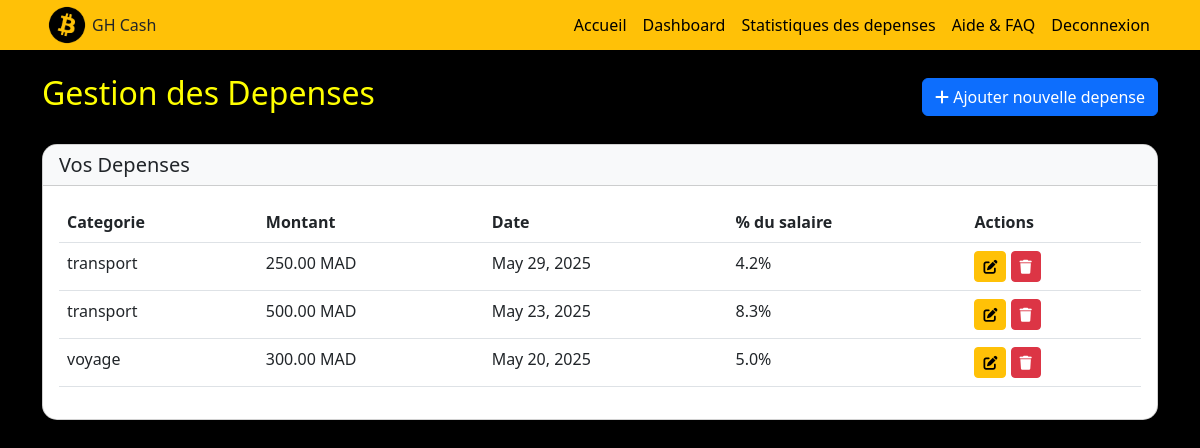
The page /login/depenses.php (signed in) on the database its author committed.
### tables this page shows
CREATE TABLE `depenses` (
  `id_depense` int(11) NOT NULL,
  `id_user` int(11) NOT NULL,
  `categorie` varchar(50) NOT NULL,
  `montant` decimal(10,2) NOT NULL,
  `date_transaction` date NOT NULL
);

### login/depensesCode.php (called while the page is built, shortened)
<?php
$conn = mysqli_connect("localhost", "root", "", "pfe");
$user_id = $_SESSION['user_id'];
$user_query = "SELECT * FROM users WHERE id_user = $user_id";
$user_result = mysqli_query($conn, $user_query);
$user = mysqli_fetch_assoc($user_result);
$expenses_query = "SELECT *, (montant / {$user['salaire_user']}) * 100 as percentage
                  FROM depenses
                  WHERE id_user = $user_id
                  ORDER BY date_transaction DESC";
$expenses_result = mysqli_query($conn, $expenses_query);
$expenses = [];
while ($row = mysqli_fetch_assoc($expenses_result)) {
    $expenses[] = $row;
}
?>

### login/depenses.php (the view, shortened to what this page needs)
<?php
require_once 'depensesCode.php';
?>
<!DOCTYPE html>
<html lang="en">
<head>
    <link href="https://cdn.jsdelivr.net/npm/bootstrap@5.3.0/dist/css/bootstrap.min.css" rel="stylesheet">
    <link rel="stylesheet" href="https://cdnjs.cloudflare.com/ajax/libs/font-awesome/6.0.0/css/all.min.css">
    <link rel="stylesheet" href="../css/styles.css">
</head>
<body>
    <nav class="navbar navbar-expand-lg navbar-warning bg-warning">
        <div class="container">
            <div class="logo">
                <img src="../img/btc.png" alt="Image">
                GH Cash
            </div>
            <ul class="navbar-nav">
                <li class="nav-item"><a class="nav-link" href="../index.php">Accueil</a></li>
                <li class="nav-item"><a class="nav-link" href="dashboard.php">Dashboard</a></li>
                <li class="nav-item"><a class="nav-link" href="stats.php">Statistiques des depenses</a></li>
                <li class="nav-item"><a class="nav-link" href="help.php">Aide & FAQ</a></li>
                <li class="nav-item"><a class="nav-link" href="logout.php">Deconnexion</a></li>
            </ul>
        </div>
    </nav>
    <div class="container mt-4">
        <div class="d-flex justify-content-between align-items-center mb-4">
            <h2>Gestion des Depenses</h2>
            <a href="depenses.php?action=new" class="btn btn-primary">
                <i class="fas fa-plus"></i> Ajouter nouvelle depense
            </a>
        </div>
        <div class="card">
            <div class="card-header">
                <h5 class="mb-0">Vos Depenses</h5>
            </div>
            <div class="card-body">
                <?php if (empty($expenses)): ?>
                    <p class="text-muted">Accune depense enregistrée pour le moment.</p>
                <?php else: ?>
                    <div class="table-responsive">
                        <table class="table table-hover">
                            <thead>
                                <tr>
                                    <th>Categorie</th>
                                    <th>Montant</th>
                                    <th>Date</th>
                                    <th>% du salaire</th>
                                    <th>Actions</th>
                                </tr>
                            </thead>
                            <tbody>
                                <?php foreach ($expenses as $expense): ?>
                                    <tr>
                                        <td><?php echo htmlspecialchars($expense['categorie']); ?></td>
                                        <td><?php echo number_format($expense['montant'], 2); ?> MAD</td>
                                        <td><?php echo date('M d, Y', strtotime($expense['date_transaction'])); ?></td>
                                        <td><?php echo number_format($expense['percentage'], 1); ?>%</td>
                                        <td>
                                            <a href="depenses.php?action=edit&id=<?php echo (int)$expense['id_depense']; ?>"
                                               class="btn btn-sm btn-warning">
                                                <i class="fas fa-edit"></i>
                                            </a>
                                            <a href="depensesCode.php?action=delete&id=<?php echo (int)$expense['id_depense']; ?>"
                                               class="btn btn-sm btn-danger">
                                                <i class="fas fa-trash"></i>
                                            </a>
                                        </td>
                                    </tr>
                                <?php endforeach; ?>
                            </tbody>
                        </table>
                    </div>
                <?php endif; ?>
            </div>
        </div>
    </div>
</body>
</html>

### css/styles.css (style rules this page uses)
.logo { display: flex; align-items: center; }
.logo img { height: 40px; margin: 5px; }
.navbar { padding: 0 1rem; margin: 0; border-radius: 0; }
.navbar-nav { margin-left: auto; }
.nav-link { color: black; }
body { background-color: black; margin: 0; }

### login/depenses.php (style rules this page uses)
h2 { color: yellow; }
.card { border-radius: 15px; box-shadow: 0 4px 6px rgba(0, 0, 0, 0.1); margin-bottom: 20px; }
.card-header { border-radius: 15px 15px 0 0 !important; background-color: #f8f9fa; }

### rows shown on the page
depenses: categorie "transport", montant "250.00", date_transaction "May 29, 2025", percentage "4.2"
depenses: categorie "transport", montant "500.00", date_transaction "May 23, 2025", percentage "8.3"
depenses: categorie "voyage", montant "300.00", date_transaction "May 20, 2025", percentage "5.0"
